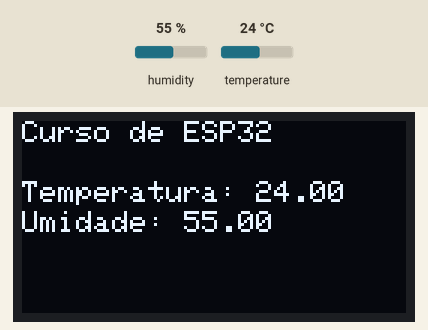
Recording of a sketch running on a simulated ESP32. On the bench: 128×64 one-colour display. The inputs (shaded band) are chosen by the test bench; at power-on: humidity 55 %, temperature 24 °C.

Above: at 4.6 s.
4.7 s: humidity set to 22 %
At 7.0 s:
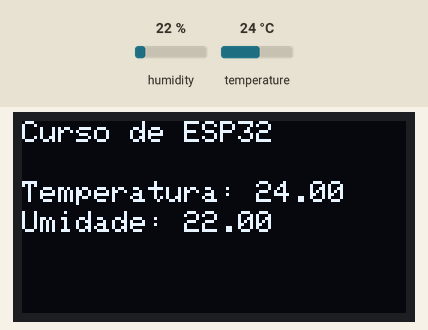
8.3 s: temperature set to 12 °C
At 10.0 s:
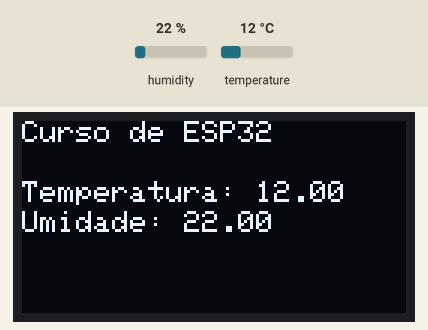
11.9 s: humidity set to 40 %
At 14.9 s:
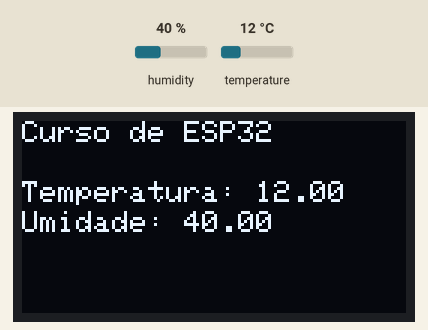
15.6 s: temperature set to 19 °C
Timing chart, 0 to 18.6 s (numbered marks = the images above; inputs shaded):
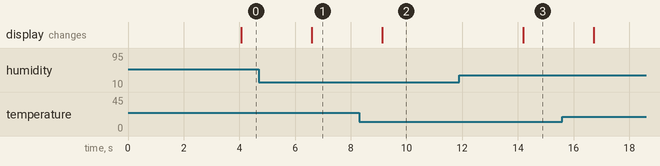

The sketch:

DisplaySensor.ino
```cpp
/*

    Autor: Eduardo Lelis e Liniker - PET Mecatrônica/BSI

    Sensor DHT11 e Display OLED - Exemplo de termometro utilizando o sensor DHT11 e o Display OLED

    Referências: https://blog.eletrogate.com/guia-completo-do-display-oled-parte-2-como-programar-3/
                 https://esp32io.com/tutorials/esp32-oled
                 https://www.blogdarobotica.com/2020/10/29/medindo-temperatura-e-umidade-usando-o-sensor-dht11/


*/


                                                                    // Inclusão de bibliotecas
#include <Wire.h>
#include <Adafruit_GFX.h>
#include <Adafruit_SSD1306.h>
#include <DHT.h>                                                    // Inclui a biblioteca DHT Sensor Library
#define DHTPIN 5                                                    // Pino digital 5 conectado ao DHT22
#define DHTTYPE DHT22                                               // DHT 22

DHT dht(DHTPIN, DHTTYPE);                                           // Inicializando o objeto dht do tipo DHT passando como parâmetro o pino (DHTPIN) e o tipo do sensor (DHTTYPE)

                                                                    // Configurações do oled
#define SCREEN_WIDTH 128                                            // OLED width,  in pixels
#define SCREEN_HEIGHT 64                                            // OLED height, in pixels


Adafruit_SSD1306 oled(SCREEN_WIDTH, SCREEN_HEIGHT, &Wire, -1);      // Criação de um objeto oled e conexão com a porta I2C

void setup() {
  Serial.begin(115200);                                             // Inicializa a comunicação serial
  dht.begin();                                                      // Inicializa o sensor DHT11

                                                                    // Inicializando oled oled e comunicação I2C
  if (!oled.begin(SSD1306_SWITCHCAPVCC, 0x3C)) {
    Serial.println(F("failed to start SSD1306 OLED"));
    while (1);
  }

  delay(2000);                                                      // Espera 2 segundos para inicializar o oled
  oled.setCursor(0, 0);
}

void loop() {
  delay(2000);                                                      // Intervalo de dois segundos entre as medições

  float h = dht.readHumidity();                                     // Lê o valor da umidade e armazena na variável h do tipo float (aceita números com casas decimais)
  float t = dht.readTemperature();                                  // Lê o valor da temperatura e armazena na variável t do tipo float (aceita números com casas decimais)

  if (isnan(h) || isnan(t)) {                                       // Verifica se a umidade ou temperatura são ou não um número
    return;                                                         //Caso não seja um número retorna
  }

  oled.clearDisplay();
  oled.setTextSize(1);
  oled.setTextColor(WHITE);
  oled.setCursor(0,0);
  oled.println("Curso de ESP32");
  oled.setCursor(0, 20);
  oled.print("Temperatura: ");
  oled.println(t);
  oled.setCursor(0, 30);
  oled.print("Umidade: ");
  oled.println(h);
  oled.display();

  delay(500);
}
```

Measured:
- after the input at 4.7 s, the display: changes after 1.9 s (image 1)
- after the input at 8.3 s, the display: changes after 0.82 s (image 2)
- after the input at 11.9 s, the display: changes after 2.3 s (image 3)
